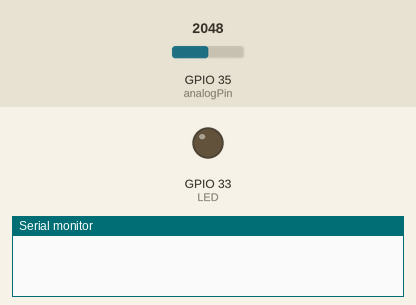
Bench run of a sketch on a simulated ESP32. Shown: output pins drawn as LEDs (lit = HIGH), the last lines printed to the serial monitor. Inputs (shaded band) come from the test bench; at power-on: GPIO 35 (analogPin) = 2048. WiFi joins after 1.5 s; servers stay silent unless stated; the local clock reads 2024-03-15 10:24:30 at power-on unless the sketch sets it.

Above: at 0.0 s.
At 13.6 s:
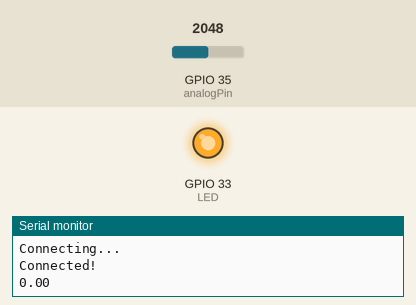
Timing chart, 0 to 15.1 s (numbered marks = the images above):
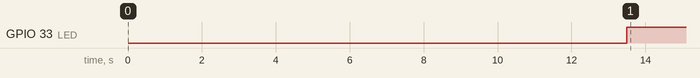

The sketch:

ESPDigitalFilter.ino
```cpp
#include "hysteresis.h"

// A digital frequency selective filter
// A. Kruger, 2019
// revised R. Mudumbai, 2020 & 2024
#include <String.h>
#include <WiFi.h>
#include <time.h>
#include "Constants.h"
#include <ESP_Mail_Client.h>


//////////////////////TWILIO SETUP/////////////////////
static const char *ssid = WIFI_SSID;
static const char *password = WIFI_PASSWORD;

SMTPSession smtp;

void smtpCallback(SMTP_Status status);


// Function to send email with a formatted message
void sendEmail(const char* recipientName, const char* recipientEmail, const char* subject, const String &timestampFormatted) {
  // Configure email session
  Session_Config config;
  config.server.host_name = SMTP_HOST;
  config.server.port = SMTP_PORT;
  config.login.email = AUTHOR_EMAIL;
  config.login.password = AUTHOR_PASSWORD;
  config.login.user_domain = "";

  config.time.ntp_server = F("pool.ntp.org,time.nist.gov");
  config.time.gmt_offset = -6; // Central Time
  config.time.day_light_offset = 1; // 1-hour DST offset

  // Create email message
  SMTP_Message message;
  message.sender.name = F("ESP");
  message.sender.email = AUTHOR_EMAIL;
  message.subject = subject;
  message.addRecipient(recipientName, recipientEmail);

  // Format the message content
  String formattedMessage = "Critical Safety Event at ";
  formattedMessage += timestampFormatted;
  message.text.content = formattedMessage.c_str();
  message.text.charSet = "us-ascii";
  message.text.transfer_encoding = Content_Transfer_Encoding::enc_7bit;

  message.priority = esp_mail_smtp_priority::esp_mail_smtp_priority_high;
  message.response.notify = esp_mail_smtp_notify_success | esp_mail_smtp_notify_failure | esp_mail_smtp_notify_delay;

  // Connect and send email
  if (!smtp.connect(&config)) {
    ESP_MAIL_PRINTF("Connection error, Status Code: %d, Error Code: %d, Reason: %s", smtp.statusCode(), smtp.errorCode(), smtp.errorReason().c_str());
    return;
  }

  if (!MailClient.sendMail(&smtp, &message)) {
    ESP_MAIL_PRINTF("Error, Status Code: %d, Error Code: %d, Reason: %s", smtp.statusCode(), smtp.errorCode(), smtp.errorReason().c_str());
  }
}

String getFormattedTimestamp() {
  struct tm timeinfo;
  if (!getCurrentTime(&timeinfo)) {
    Serial.println("Failed to obtain time");
    return "00:00 AM on 01/01/2024"; // Default value
  }

  int hour = timeinfo.tm_hour % 12;
  if (hour == 0) hour = 12;  // handle midnight and noon cases
  int minute = timeinfo.tm_min;
  bool isPM = timeinfo.tm_hour >= 12;

  char buffer[30];
  snprintf(buffer, sizeof(buffer), "%02d:%02d %s on %02d/%02d/%04d",
           hour, minute, isPM ? "PM" : "AM",
           timeinfo.tm_mon + 1, timeinfo.tm_mday, timeinfo.tm_year + 1900);

  return String(buffer);
}

bool getCurrentTime(struct tm *timeinfo) {
  const int maxRetries = 10;
  int retryCount = 0;

  while (!getLocalTime(timeinfo) && retryCount < maxRetries) {
    Serial.println("Waiting for NTP time sync...");
    delay(1000);  // Wait 1 second before retrying
    retryCount++;
  }

  return retryCount < maxRetries; // Returns true if successful, false if it timed out
}

////////////////////////////////////////////////////////

int analogPin = 35;     // Specify analog input pin. Make sure to keep between 0 and 5V.
int LED = 33;           // Specify output analog pin with indicator LED

const int n = 4;   // number of past input and output samples to buffer; change this to match order of your filter
int m = 10; // number of past outputs to average for hysteresis

float num[] = {1,
-3.287,
4.687,
-3.2627,
0.984}; //Denominator Coefficients

float den[] = {0.0000475, 0, -0.000095, 0, 0.0000475}; //Numerator Coefficients


float x[n],y[n], y_n, s[10];     // Space to hold previous samples and outputs; n'th order filter will require upto n samples buffered

float threshold_val = 0.25; // Threshold value. Anything higher than the threshold will turn the LED off, anything lower will turn the LED on

// time between samples Ts = 1/Fs. If Fs = 3000 Hz, Ts=333 us
int Ts = 222;

bool message_sent = false;

void setup()
{
  Serial.begin(115200);
  int i;

  MailClient.networkReconnect(true);

  smtp.debug(1);

  /* Set the callback function to get the sending results */
  smtp.callback(smtpCallback);

  /* Declare the Session_Config for user defined session credentials */
  Session_Config config;

  /* Set the session config */
  config.server.host_name = SMTP_HOST;
  config.server.port = SMTP_PORT;
  config.login.email = AUTHOR_EMAIL;
  config.login.password = AUTHOR_PASSWORD;
  config.login.user_domain = "";

  configTime(-6 * 3600, 3600, "pool.ntp.org", "time.nist.gov"); // UTC-6 for Standard, 1-hour DST adjustment
  delay(10000); // Wait a moment for time to sync

  pinMode(LED,OUTPUT);   // Makes the LED pin an output

  for (i=0; i<n; i++)
    x[i] = y[i] = 0;

  for(i = 0; i<m; i++)
    s[i] = 0;
  y_n = 0;

  Serial.print("Connecting to WiFi network ;");
  Serial.print(ssid);
  Serial.println("'...");
  WiFi.begin(ssid, password);
  Serial.println(WiFi.localIP());

  while (WiFi.status() != WL_CONNECTED) {
    Serial.println("Connecting...");
    delay(500);
  }
  Serial.println("Connected!");

  // Example usage of sendEmail function
  String formattedTime = getFormattedTimestamp();
  sendEmail("Recipient Name", RECIPIENT_EMAIL, "Critical Safety Alert", formattedTime);
}


void loop()
{
   unsigned long t1;
   int i,count,val;
   int k=0;
   float changet = micros();

   count = 0;
   while (1) {
      t1 = micros();

      // Calculate the next value of the difference equation.

      for(i=n-1; i>0; i--){             // Shift samples
         x[i] = x[i-1];
         y[i] = y[i-1];
      }

      for(i=m-1; i>0; i--){             // Shift absoulute output
         s[i] = s[i-1];
      }
      val = analogRead(analogPin);  // New input

      x[0] = val*(3.3/4095.00)-1.65;  // Scale to match ADC resolution and range

      y_n = num[0] * x[0];

      for(i=1;i<n;i++)             // Incorporate previous outputs (y[n])
         y_n = y_n - den[i]* y[i] + num[i] * x[i];


       y[0] = y_n;                  // New output

      //  The variable yn is the output of the filter at this time step.
      //  Now we can use it for its intended purpose:
      //       - Apply theshold
      //       - Apply hysteresis
      //       - What to do when the beam is interrupted, turn on a buzzer, send SMS alert.
      //       - etc.

      s[0] = abs(2*y_n);  // Absolute value of the filter output.

      float output = hysteresis(s, m);

      // Check the output value against the threshold value every 10^6 microseconds or 1 second
      if ((micros()-changet) > 1000e3)
      {
        Serial.println(output);

        changet = micros();
        if(output < threshold_val)
        {
          digitalWrite(LED, HIGH);
          // String response;
          // if (!message_sent) {
          //   bool success = send_message(to_number, from_number, message, response);
          //   if (success) {
          //     Serial.println("Sent message successfully!");
          //   } else {
          //     Serial.println(response);
          //   }
          //   delay(5000);
          //   message_sent = true;
          // }
        }
        else
        {
          digitalWrite(LED, LOW);
        }
      }
      // The filter was designed for a 3000 Hz sampling rate. This corresponds
      // to a sample every 333 us. The code above must execute in less time
      // (if it doesn't, it is not possible to do this filtering on this processor).
      // Below we tread some water until it is time to process the next sample


      if((micros()-t1) > Ts)
      {
        // if this happens, you must reduce Fs, and/or simplify your filter to run faster
        Serial.println("MISSED A SAMPLE");
      }
      while((micros()-t1) < Ts);

   }

}


/* Callback function to get the Email sending status */
void smtpCallback(SMTP_Status status){
  /* Print the current status */
  Serial.println(status.info());

  if (status.success()) {
    Serial.println("Email sent successfully.");
  } else {
    Serial.println("Email sending failed.");
  }

  /* Print the sending result */
  if (status.success()){
    // ESP_MAIL_PRINTF used in the examples is for format printing via debug Serial port
    // that works for all supported Arduino platform SDKs e.g. AVR, SAMD, ESP32 and ESP8266.
    // In ESP8266 and ESP32, you can use Serial.printf directly.

    Serial.println("----------------");
    ESP_MAIL_PRINTF("Message sent success: %d\n", status.completedCount());
    ESP_MAIL_PRINTF("Message sent failed: %d\n", status.failedCount());
    Serial.println("----------------\n");

    for (size_t i = 0; i < smtp.sendingResult.size(); i++)
    {
      /* Get the result item */
      SMTP_Result result = smtp.sendingResult.getItem(i);

      // In case, ESP32, ESP8266 and SAMD device, the timestamp get from result.timestamp should be valid if
      // your device time was synched with NTP server.
      // Other devices may show invalid timestamp as the device time was not set i.e. it will show Jan 1, 1970.
      // You can call smtp.setSystemTime(xxx) to set device time manually. Where xxx is timestamp (seconds since Jan 1, 1970)

      ESP_MAIL_PRINTF("Message No: %d\n", i + 1);
      ESP_MAIL_PRINTF("Status: %s\n", result.completed ? "success" : "failed");
      ESP_MAIL_PRINTF("Date/Time: %s\n", MailClient.Time.getDateTimeString(result.timestamp, "%B %d, %Y %H:%M:%S").c_str());
      ESP_MAIL_PRINTF("Recipient: %s\n", result.recipients.c_str());
      ESP_MAIL_PRINTF("Subject: %s\n", result.subject.c_str());
    }
    Serial.println("----------------\n");

    // You need to clear sending result as the memory usage will grow up.
    smtp.sendingResult.clear();
  }
}
```

Constants.h
```cpp
#define WIFI_SSID ""
#define WIFI_USERNAME ""
#define WIFI_PASSWORD ""

#define SMTP_HOST "smtp.gmail.com"
#define SMTP_PORT 465

#define AUTHOR_EMAIL ""
#define AUTHOR_PASSWORD ""

#define RECIPIENT_EMAIL ""
```

hysteresis.h
```cpp
#ifndef HYSTERESIS_H
#define HYSTERESIS_H
float hysteresis(float arr[], int m) {
    // takes in an array of values of size m and returns the average of the last m values
    float sum = 0;
    for(int i = 0; i< m; i++)
    {
        sum += arr[i];
    }
    return sum/m;
}

#endif
```

Measured:
- by itself, GPIO 33 (LED): LOW → HIGH at 13.5 s
